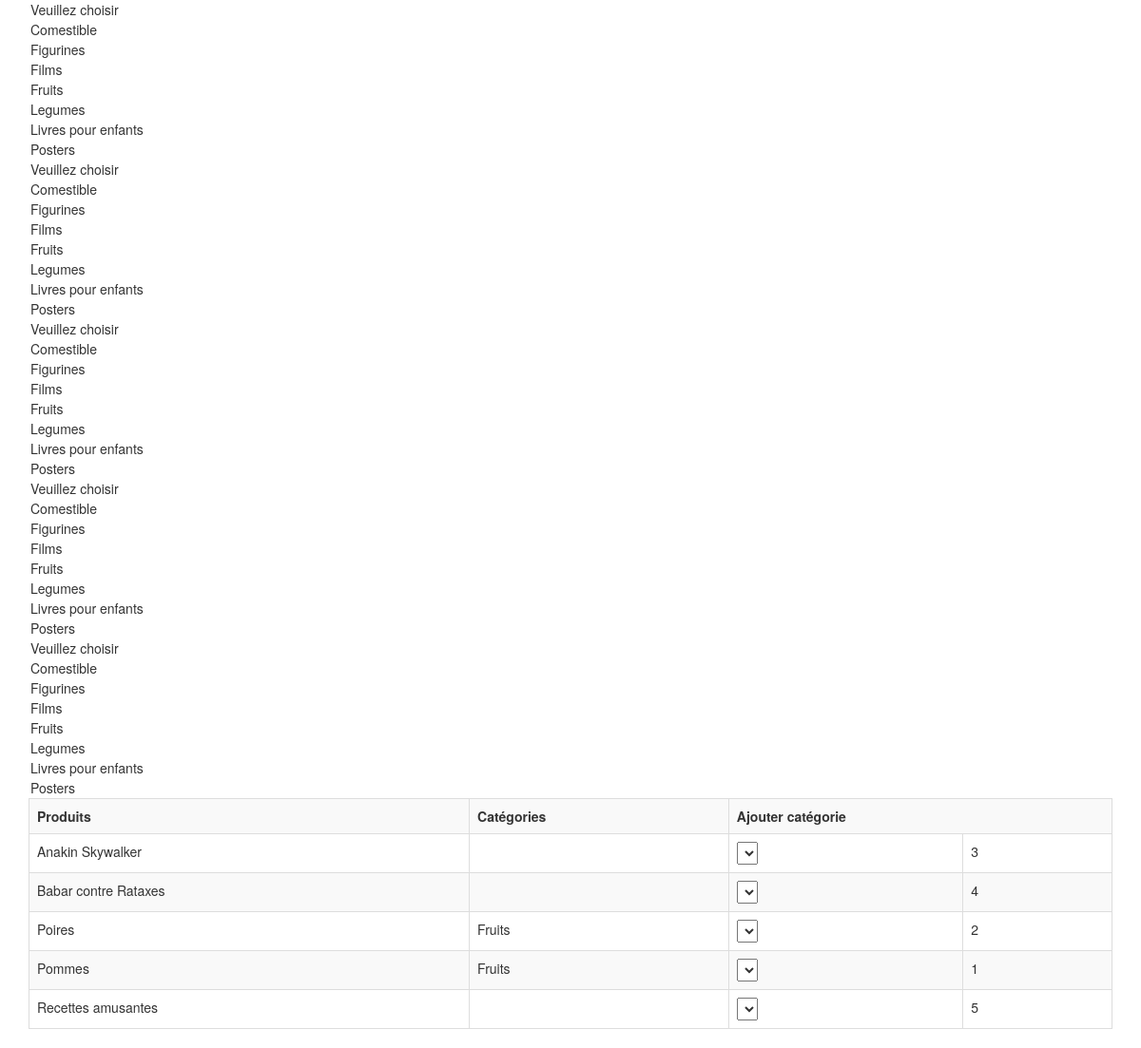
The page /tri_prd/index.php on the database its author committed.
### tables this page shows
CREATE TABLE IF NOT EXISTS `t_produits` (
  `id_prd` int(10) unsigned NOT NULL,
  `nom_prd` varchar(20) NOT NULL,
  `cat_prd` int(10) unsigned NOT NULL,
  `description_prd` text NOT NULL,
  `prix_prd` float unsigned NOT NULL,
  `url_prd` tinytext NOT NULL,
  `stock_prd` tinyint(4) NOT NULL
);

### class/Produit.class.php (called while the page is built, shortened)
<?php
Class Produit{
   private $pdo;
    public function __construct($id = null){
        $this->pdo = new PDO('mysql:dbname=' . BASE_NAME . ';host=' . SQL_HOST, SQL_USER, SQL_PASSWORD,
                array(PDO::MYSQL_ATTR_INIT_COMMAND => 'SET NAMES utf8', PDO::ATTR_DEFAULT_FETCH_MODE => PDO::FETCH_ASSOC));
    }
    function get_all_with_cat(){
        $query = "SELECT PRD.*, GROUP_CONCAT(`nom_cat` SEPARATOR ';') AS categories "
                . "FROM t_produits PRD "
                . "LEFT JOIN t_cat_prd CAP ON (CAP.id_prd = PRD.id_prd) "
                . "LEFT JOIN t_categories CAT ON (CAP.id_cat = CAT.id_cat) "
                . "GROUP BY PRD.id_prd "
                . "order by nom_prd ASC ";
        try {
            $stmt = $this->pdo->prepare($query);
            $stmt->execute();
            $tab = $stmt->fetchAll();
            return $tab;
        } catch (Exception $e) {
            return false;
        }
    }
}
?>

### class/Categorie.class.php (called while the page is built, shortened)
<?php
Class Categorie{
    public function __construct($id = null){
        $this->pdo = new PDO('mysql:dbname=' . BASE_NAME . ';host=' . SQL_HOST, SQL_USER, SQL_PASSWORD,
                array(PDO::MYSQL_ATTR_INIT_COMMAND => 'SET NAMES utf8', PDO::ATTR_DEFAULT_FETCH_MODE => PDO::FETCH_ASSOC));
    }
   function get_all(){
        $query = "SELECT * FROM t_categories order by nom_cat ASC";
        try {
            $stmt = $this->pdo->prepare($query);
            $stmt->execute();
            $tab = $stmt->fetchAll();
            return $tab;
        } catch (Exception $e) {
            return false;
        }
   }
}
?>

### tri_prd/index.php (the view, shortened to what this page needs)
<!doctype html>
<html lang="fr">
   <head>
      <link rel="stylesheet" href="./../plugins/bootstrap/css/bootstrap.min.css">
      <link rel="stylesheet" href="./../plugins/bootstrap/css/bootstrap-theme.min.css">
   </head>
   <body>
       <?php
       $prd = new Produit();
       $tab_prd = $prd->get_all_with_cat();
       $cat = new Categorie();
       $tab_cat = $cat->get_all();
       ?>
        <div class="container">
            <table class="table table-bordered table-striped">
                <tr>
                    <th>Produits</th>
                    <th>Catégories</th>
                    <th colspan="2">Ajouter catégorie</th>
                </tr>
                <?php
                foreach($tab_prd AS $prd){
                    echo"<tr>";
                    echo "<td>".$prd['nom_prd']."</td>";
                    echo "<td>".$prd['categories']."</td>";
                    echo "<td>";
                    echo "<select class=\"add_cat\">";
                    echo "<td>".$prd['id_prd']."</td>";
                    echo "<option value=\"0\">Veuillez choisir</option>";
                    foreach($tab_cat AS $cat){
                        echo "<option value=".$cat['id_cat'].">".$cat['nom_cat']."</option>";
                    }
                    echo "</select>";
                    echo "</td>";
                    echo"</tr>";
                }
                ?>
            </table>
        </div>
   </body>
</html>

### rows shown on the page
t_produits: nom_prd "Anakin Skywalker", id_prd "3"
t_produits: nom_prd "Babar contre Rataxes", id_prd "4"
t_produits: nom_prd "Poires", categories "Fruits", id_prd "2"
t_produits: nom_prd "Pommes", categories "Fruits", id_prd "1"
t_produits: nom_prd "Recettes amusantes", id_prd "5"
